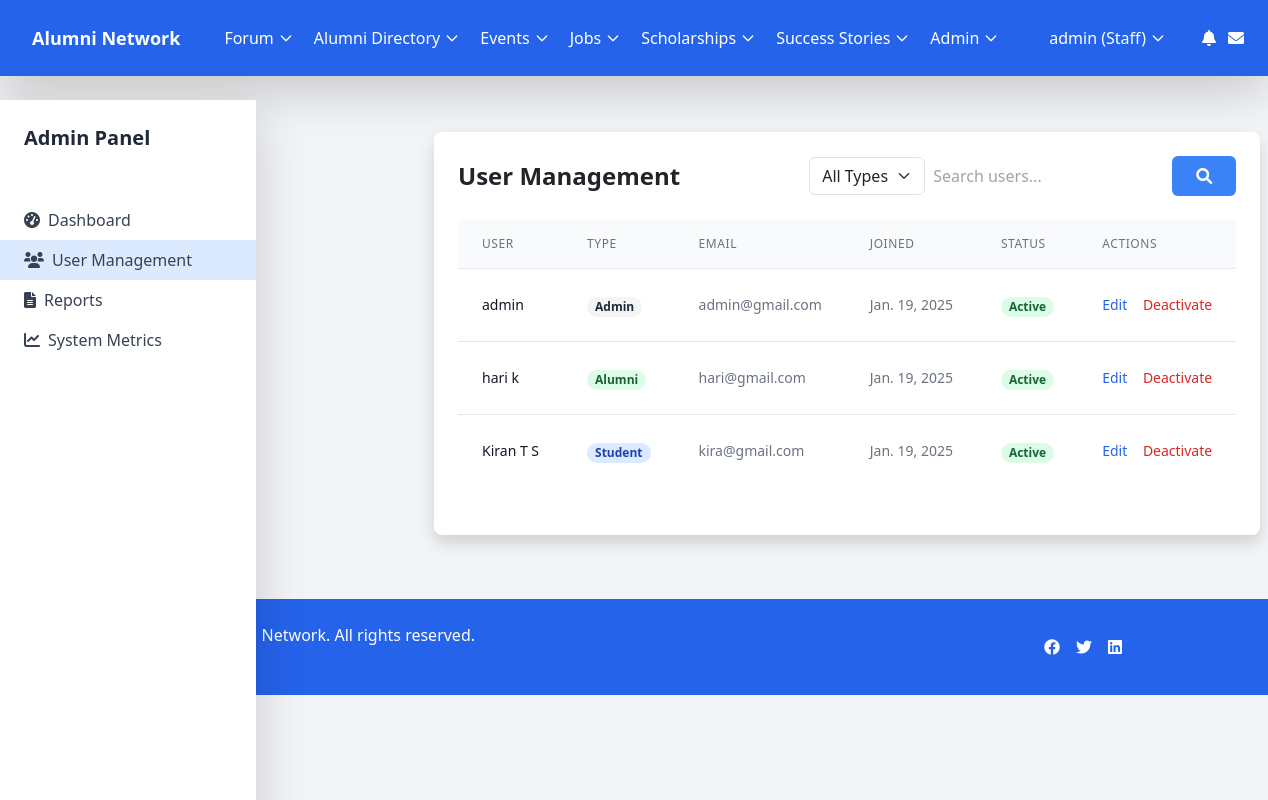
/admin-panel/users/ (signed in), run on an earlier commit of the app's database.
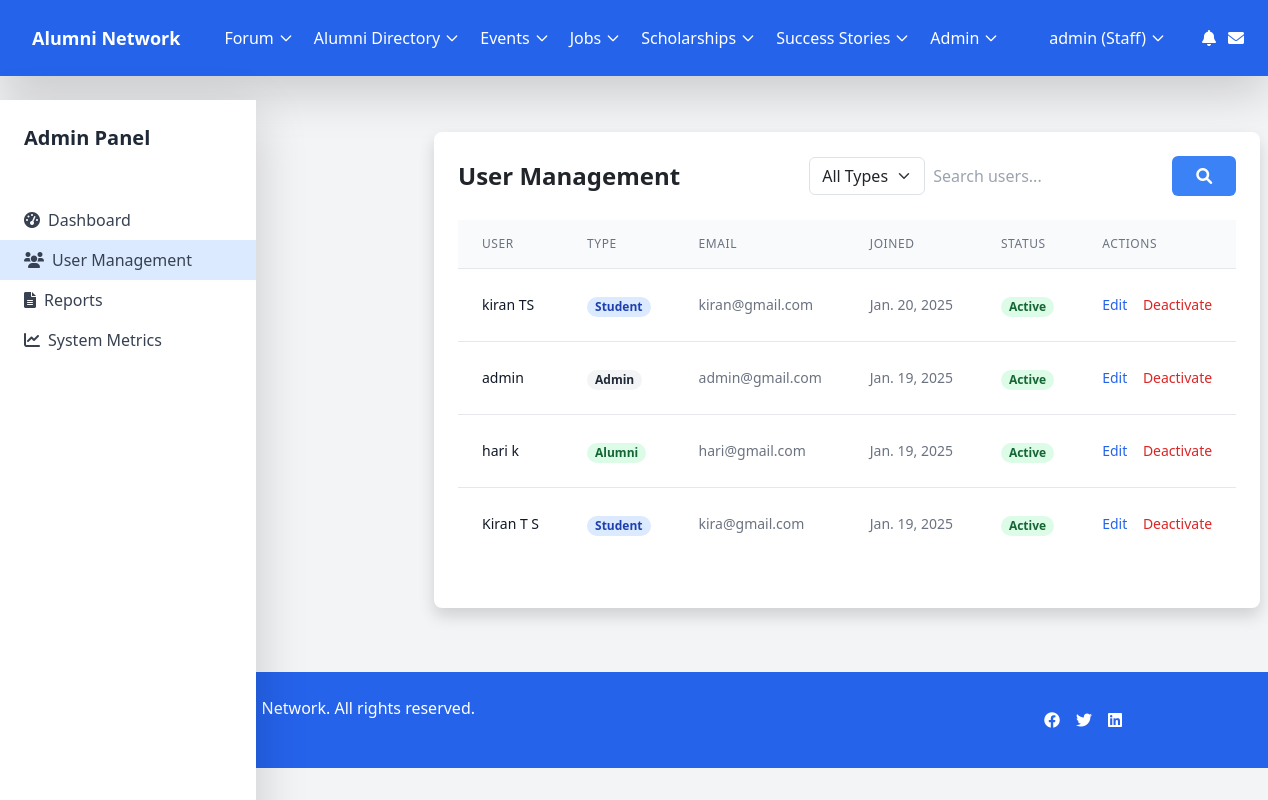
And on a later commit of the database.
### users/models.py (models this page shows, shortened)
class User(AbstractUser):
    USER_TYPES = (
        ('admin', 'Admin'),
        ('alumni', 'Alumni'),
        ('student', 'Student'),
    )
    INDUSTRY_CHOICES = (
        ('it', 'Information Technology'),
        ('finance', 'Finance'),
        ('healthcare', 'Healthcare'),
        ('education', 'Education'),
        ('manufacturing', 'Manufacturing'),
        ('retail', 'Retail'),
        ('consulting', 'Consulting'),
        ('marketing', 'Marketing'),
        ('other', 'Other')
    )
    AVAILABILITY_CHOICES = (
        ('available', 'Available for Mentorship'),
        ('limited', 'Limited Availability'),
        ('unavailable', 'Not Available'),
    )
    user_type = models.CharField(max_length=10, choices=USER_TYPES, default='student')
    profile_picture = models.ImageField(upload_to='profile_pics/', null=True, blank=True)
    bio = models.TextField(max_length=500, blank=True)
    graduation_year = models.IntegerField(null=True, blank=True)
    current_job_title = models.CharField(max_length=100, blank=True)
    current_company = models.CharField(max_length=100, blank=True)
    industry = models.CharField(max_length=20, choices=INDUSTRY_CHOICES, blank=True)
    years_of_experience = models.PositiveIntegerField(default=0)
    skills = models.TextField(help_text="Enter skills separated by commas", blank=True)
    achievements = models.TextField(blank=True)
    certifications = models.TextField(help_text="Enter certifications separated by commas", blank=True)
    linkedin_profile = models.URLField(max_length=200, blank=True)
    portfolio_link = models.URLField(max_length=200, blank=True)
    mentorship_availability = models.CharField(
        max_length=20,
        choices=AVAILABILITY_CHOICES,
        blank=True
    )

### admin_panel/views.py (the view)
# urls.py: path('users/', views.user_management, name='user_management'),
@staff_member_required
def user_management(request):
    users = User.objects.all().order_by('-date_joined')
    user_type = request.GET.get('user_type')
    search = request.GET.get('search')
    if user_type:
        users = users.filter(user_type=user_type)
    if search:
        users = users.filter(username__icontains=search) | users.filter(email__icontains=search)
    paginator = Paginator(users, 20)
    page = request.GET.get('page')
    users = paginator.get_page(page)
    return render(request, 'admin_panel/user_management.html', {'users': users})

### admin_panel/templates/admin_panel/user_management.html (shortened to what this page needs)
{% extends 'admin_panel/base_admin.html' %}
{% block admin_content %}
<div class="bg-white rounded-lg shadow p-6">
    <div class="flex justify-between items-center mb-6">
        <h2 class="text-2xl font-bold">User Management</h2>
        <div class="flex space-x-4">
            <form class="flex items-center">
                <select name="user_type" class="form-select mr-2">
                    <option value="">All Types</option>
                </select>
                <input type="text" name="search" placeholder="Search users..."
                       class="form-input mr-2" value="{{ request.GET.search }}">
                <button type="submit" class="bg-blue-500 text-white px-4 py-2 rounded hover:bg-blue-600">
                    <i class="fas fa-search"></i>
                </button>
            </form>
        </div>
    </div>
    <div class="overflow-x-auto">
        <table class="min-w-full divide-y divide-gray-200">
            <thead>
                <tr>
                    <th class="px-6 py-3 bg-gray-50 text-left text-xs font-medium text-gray-500 uppercase tracking-wider">User</th>
                    <th class="px-6 py-3 bg-gray-50 text-left text-xs font-medium text-gray-500 uppercase tracking-wider">Type</th>
                    <th class="px-6 py-3 bg-gray-50 text-left text-xs font-medium text-gray-500 uppercase tracking-wider">Email</th>
                    <th class="px-6 py-3 bg-gray-50 text-left text-xs font-medium text-gray-500 uppercase tracking-wider">Joined</th>
                    <th class="px-6 py-3 bg-gray-50 text-left text-xs font-medium text-gray-500 uppercase tracking-wider">Status</th>
                    <th class="px-6 py-3 bg-gray-50 text-left text-xs font-medium text-gray-500 uppercase tracking-wider">Actions</th>
                </tr>
            </thead>
            <tbody class="bg-white divide-y divide-gray-200">
                {% for user in users %}
                <tr>
                    <td class="px-6 py-4 whitespace-nowrap">
                        <div class="flex items-center">
                            <div class="text-sm font-medium text-gray-900">
                                {{ user.get_full_name|default:user.username }}
                            </div>
                        </div>
                    </td>
                    <td class="px-6 py-4 whitespace-nowrap">
                        <span class="px-2 inline-flex text-xs leading-5 font-semibold rounded-full
                            {% if user.user_type == 'student' %}bg-blue-100 text-blue-800
                            {% elif user.user_type == 'alumni' %}bg-green-100 text-green-800
                            {% else %}bg-gray-100 text-gray-800{% endif %}">
                            {{ user.get_user_type_display }}
                        </span>
                    </td>
                    <td class="px-6 py-4 whitespace-nowrap text-sm text-gray-500">{{ user.email }}</td>
                    <td class="px-6 py-4 whitespace-nowrap text-sm text-gray-500">{{ user.date_joined|date }}</td>
                    <td class="px-6 py-4 whitespace-nowrap">
                        <span class="px-2 inline-flex text-xs leading-5 font-semibold rounded-full
                            {% if user.is_active %}bg-green-100 text-green-800{% else %}bg-red-100 text-red-800{% endif %}">
                            {{ user.is_active|yesno:"Active,Inactive" }}
                        </span>
                    </td>
                    <td class="px-6 py-4 whitespace-nowrap text-sm font-medium">
                        <a href="#" class="text-blue-600 hover:text-blue-900 mr-3">Edit</a>
                        {% if user.is_active %}
                            <a href="#" class="text-red-600 hover:text-red-900">Deactivate</a>
                        {% else %}
                            <a href="#" class="text-green-600 hover:text-green-900">Activate</a>
                        {% endif %}
                    </td>
                </tr>
                {% endfor %}
            </tbody>
        </table>
    </div>
</div>
{% endblock %}

### admin_panel/templates/admin_panel/base_admin.html
{% extends 'base.html' %}
{% block content %}
<div class="flex">
    <div class="w-64 bg-white shadow-lg h-screen fixed left-0">
        <div class="p-4">
            <h2 class="text-xl font-bold text-gray-800">Admin Panel</h2>
        </div>
        <nav class="mt-4">
            <a href="{% url 'admin_panel:dashboard' %}" class="block px-4 py-2 text-gray-700 hover:bg-blue-50 {% if request.resolver_match.url_name == 'dashboard' %}bg-blue-100{% endif %}">
                <i class="fas fa-tachometer-alt mr-2"></i>Dashboard
            </a>
            <a href="{% url 'admin_panel:user_management' %}" class="block px-4 py-2 text-gray-700 hover:bg-blue-50 {% if request.resolver_match.url_name == 'user_management' %}bg-blue-100{% endif %}">
                <i class="fas fa-users mr-2"></i>User Management
            </a>
            <a href="{% url 'admin_panel:generate_report' %}" class="block px-4 py-2 text-gray-700 hover:bg-blue-50 {% if request.resolver_match.url_name == 'generate_report' %}bg-blue-100{% endif %}">
                <i class="fas fa-file-alt mr-2"></i>Reports
            </a>
            <a href="{% url 'admin_panel:system_metrics' %}" class="block px-4 py-2 text-gray-700 hover:bg-blue-50 {% if request.resolver_match.url_name == 'system_metrics' %}bg-blue-100{% endif %}">
                <i class="fas fa-chart-line mr-2"></i>System Metrics
            </a>
        </nav>
    </div>
    <div class="ml-64 flex-1 p-8">
        {% block admin_content %}{% endblock %}
    </div>
</div>
{% endblock %}

### templates/base.html (shortened to what this page needs)
<!DOCTYPE html>
<html lang="en">
<head>
    <script src="https://cdn.tailwindcss.com"></script>
    <link href="https://cdn.jsdelivr.net/npm/bootstrap@5.3.0/dist/css/bootstrap.min.css" rel="stylesheet">
    <link rel="stylesheet" href="https://cdnjs.cloudflare.com/ajax/libs/font-awesome/6.0.0/css/all.min.css">
</head>
<body class="bg-gray-100">
    <nav class="bg-blue-600 shadow-lg">
        <div class="max-w-7xl mx-auto px-4">
            <div class="flex justify-between">
                <div class="flex space-x-7">
                    <div>
                        <a href="/" class="flex items-center py-4 px-2">
                            <span class="font-semibold text-white text-lg">Alumni Network</span>
                        </a>
                    </div>
                    <div class="hidden md:flex items-center space-x-1">
                        {% if user.is_authenticated %}
                            <div class="relative group">
                                <button class="dropdown-button py-4 px-2 text-white hover:text-gray-200 inline-flex items-center">
                                    <span>Forum</span>
                                    <svg class="w-4 h-4 ml-1" fill="none" stroke="currentColor" viewBox="0 0 24 24">
                                        <path stroke-linecap="round" stroke-linejoin="round" stroke-width="2" d="M19 9l-7 7-7-7"></path>
                                    </svg>
                                </button>
                            </div>
                            <div class="relative group">
                                <button class="dropdown-button py-4 px-2 text-white hover:text-gray-200 inline-flex items-center">
                                    <span>Alumni Directory</span>
                                    <svg class="w-4 h-4 ml-1" fill="none" stroke="currentColor" viewBox="0 0 24 24">
                                        <path stroke-linecap="round" stroke-linejoin="round" stroke-width="2" d="M19 9l-7 7-7-7"></path>
                                    </svg>
                                </button>
                            </div>
                            <div class="relative group">
                                <button class="dropdown-button py-4 px-2 text-white hover:text-gray-200 inline-flex items-center">
                                    <span>Events</span>
                                    <svg class="w-4 h-4 ml-1" fill="none" stroke="currentColor" viewBox="0 0 24 24">
                                        <path stroke-linecap="round" stroke-linejoin="round" stroke-width="2" d="M19 9l-7 7-7-7"></path>
                                    </svg>
                                </button>
                            </div>
                            <div class="relative group">
                                <button class="dropdown-button py-4 px-2 text-white hover:text-gray-200 inline-flex items-center">
                                    <span>Jobs</span>
                                    <svg class="w-4 h-4 ml-1" fill="none" stroke="currentColor" viewBox="0 0 24 24">
                                        <path stroke-linecap="round" stroke-linejoin="round" stroke-width="2" d="M19 9l-7 7-7-7"></path>
                                    </svg>
                                </button>
                            </div>
                            <div class="relative group">
                                <button class="dropdown-button py-4 px-2 text-white hover:text-gray-200 inline-flex items-center">
                                    <span>Scholarships</span>
                                    <svg class="w-4 h-4 ml-1" fill="none" stroke="currentColor" viewBox="0 0 24 24">
                                        <path stroke-linecap="round" stroke-linejoin="round" stroke-width="2" d="M19 9l-7 7-7-7"></path>
                                    </svg>
                                </button>
                            </div>
                            <div class="relative group">
                                <button class="dropdown-button py-4 px-2 text-white hover:text-gray-200 inline-flex items-center">
                                    <span>Success Stories</span>
                                    <svg class="w-4 h-4 ml-1" fill="none" stroke="currentColor" viewBox="0 0 24 24">
                                        <path stroke-linecap="round" stroke-linejoin="round" stroke-width="2" d="M19 9l-7 7-7-7"></path>
                                    </svg>
                                </button>
                            </div>
                            {% if user.is_staff %}
                                <div class="relative group">
                                    <button class="dropdown-button py-4 px-2 text-white hover:text-gray-200 inline-flex items-center">
                                        <span>Admin</span>
                                        <svg class="w-4 h-4 ml-1" fill="none" stroke="currentColor" viewBox="0 0 24 24">
                                            <path stroke-linecap="round" stroke-linejoin="round" stroke-width="2" d="M19 9l-7 7-7-7"></path>
                                        </svg>
                                    </button>
                                </div>
                            {% endif %}
                        {% endif %}
                    </div>
                </div>
                <div class="hidden md:flex items-center space-x-3">
                    {% if user.is_authenticated %}
                        <div class="relative group">
                            <button class="dropdown-button py-2 px-4 text-white hover:text-gray-200 inline-flex items-center">
                                <span>
                                    {% if user.get_full_name %}
                                        {{ user.get_full_name }}
                                    {% else %}
                                        {{ user.username }}
                                    {% endif %}
                                    {% if user.is_staff %}
                                        (Staff)
                                    {% elif user.user_type == 'alumni' %}
                                        (Alumni)
                                    {% elif user.user_type == 'student' %}
                                        (Student)
                                    {% endif %}
                                </span>
                                <svg class="w-4 h-4 ml-1" fill="none" stroke="currentColor" viewBox="0 0 24 24">
                                    <path stroke-linecap="round" stroke-linejoin="round" stroke-width="2" d="M19 9l-7 7-7-7"></path>
                                </svg>
                            </button>
                        </div>
                        <div class="relative">
                            <a href="{% url 'notifications:list' %}" class="text-white hover:text-gray-200">
                                <i class="fas fa-bell"></i>
                            </a>
                        </div>
                        <div class="relative">
                            <a href="{% url 'messaging:conversation_list' %}" class="text-white hover:text-gray-200">
                                <i class="fas fa-envelope"></i>
                            </a>
                        </div>
                    {% endif %}
                </div>
            </div>
        </div>
    </nav>
    <main class="container mx-auto mt-4 px-4">
        {% block content %}
        {% endblock %}
    </main>
    <footer class="bg-blue-600 text-white py-4 mt-8">
        <div class="container mx-auto px-4">
            <div class="flex flex-col md:flex-row justify-between items-center">
                <div class="mb-4 md:mb-0">
                    <p>&copy; 2024 Alumni Network. All rights reserved.</p>
                </div>
                <div class="flex space-x-4">
                    <a href="#" class="hover:text-gray-200"><i class="fab fa-facebook"></i></a>
                    <a href="#" class="hover:text-gray-200"><i class="fab fa-twitter"></i></a>
                    <a href="#" class="hover:text-gray-200"><i class="fab fa-linkedin"></i></a>
                </div>
            </div>
        </div>
    </footer>
</body>
</html>

What changed in the data, as far as the page shows it:
added User: get_full_name "kiran TS", user_type "Student", email "kiran@gmail.com", date_joined "Jan. 20, 2025", is_active "Active", shows "Deactivate"
